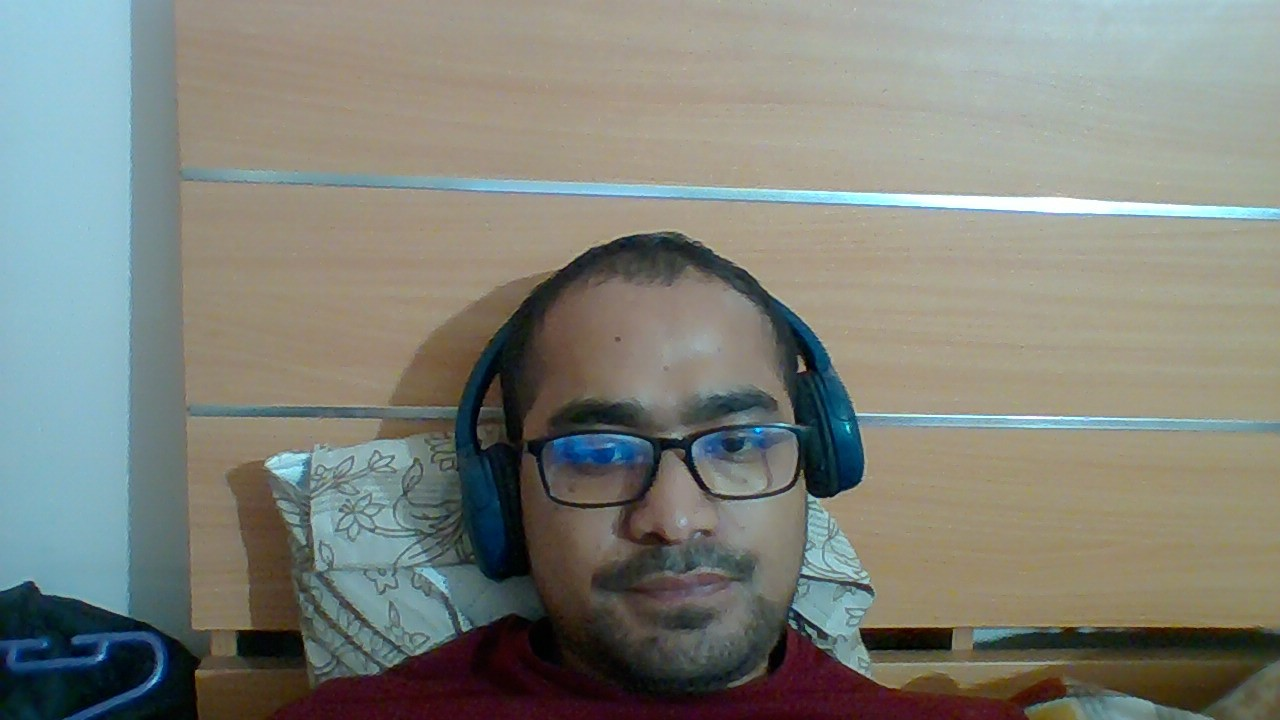
#> input picture TrainingImage/10_ravi.jpg, 1280 x 720 px; its folder holds only this picture in this run
$ python train.py
#> lines starting #> are read from the running program, lines starting #| are printed output that depends on the picture
import cv2
import numpy as np
import os

face_cascade = cv2.CascadeClassifier('haarcascades/haarcascade_frontalface_default.xml')
recognizer = cv2.face.LBPHFaceRecognizer_create()

image_path = 'TrainingImage/'
faces = []
labels = []

for filename in os.listdir(image_path):
    img_path = os.path.join(image_path, filename)
    img = cv2.imread(img_path, cv2.IMREAD_GRAYSCALE)
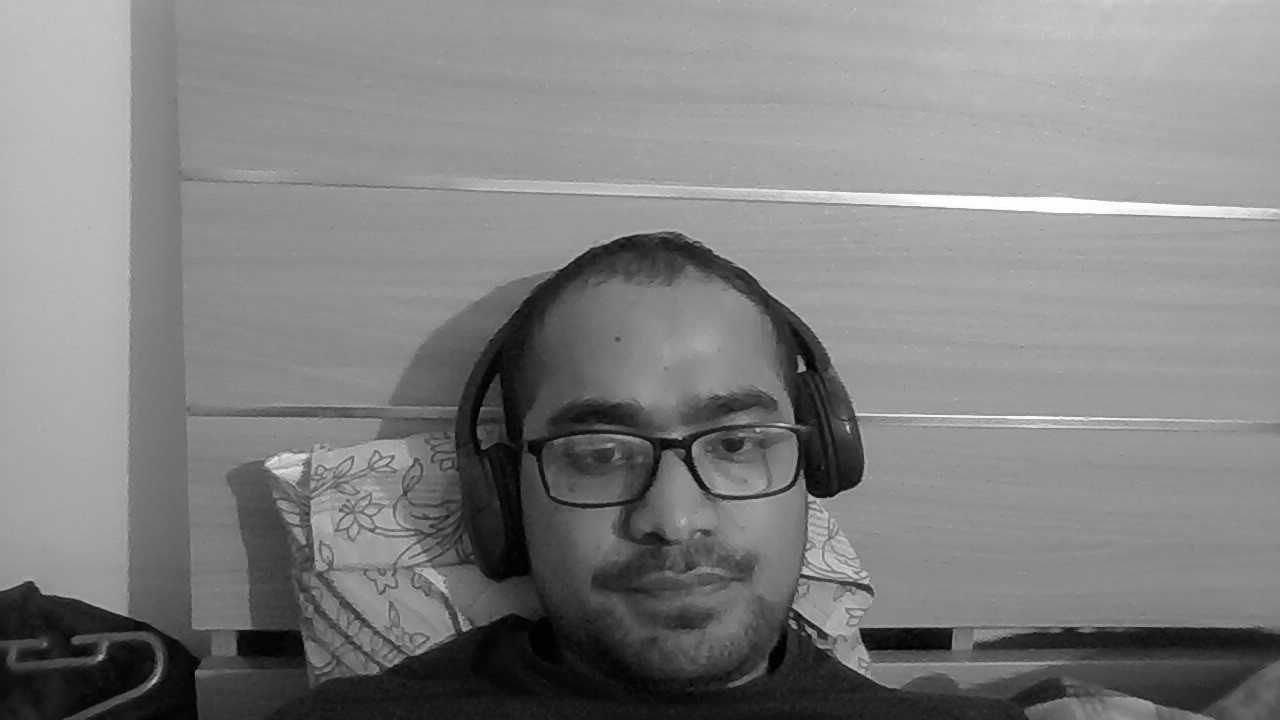
#> img: shape (720, 1280); min 0, max 255, mean 128.8
    label = int(filename.split('_')[0])
    faces.append(img)
    labels.append(label)

recognizer.train(faces, np.array(labels))
recognizer.save('models/trained_model.yml')
